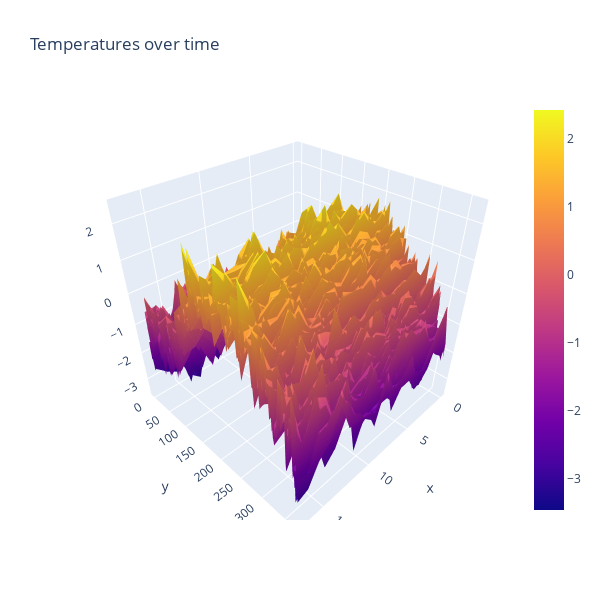

Notebook source saved alongside this figure:
### Code cell
#Plot ALL weather data for all stations for a year 

#X = weather station
#Y = day of the year
#Z = temperature

#you can click/hold in the graph below to rotate!

fig = go.Figure(data=[go.Surface(z=df1970.values)])
fig.update_layout(title='Temperatures over time', autosize=False,
                  width=600, height=600)
fig.show()

### Figure 1 — Plotly figure (JSON) as saved in the notebook; plotly's stock layout.template omitted (floating-point values rounded to 4 significant figures; data arrays with more than 128 entries replaced by an {"elided": "..."} marker saying what was removed)
{"data": [{"type": "surface", "z": {"elided": "365x18 float values"}}], "layout": {"autosize": false, "height": 600, "scene": {"aspectmode": "auto", "aspectratio": {"x": 1, "y": 1, "z": 1}}, "title": {"text": "Temperatures over time"}, "width": 600}}
